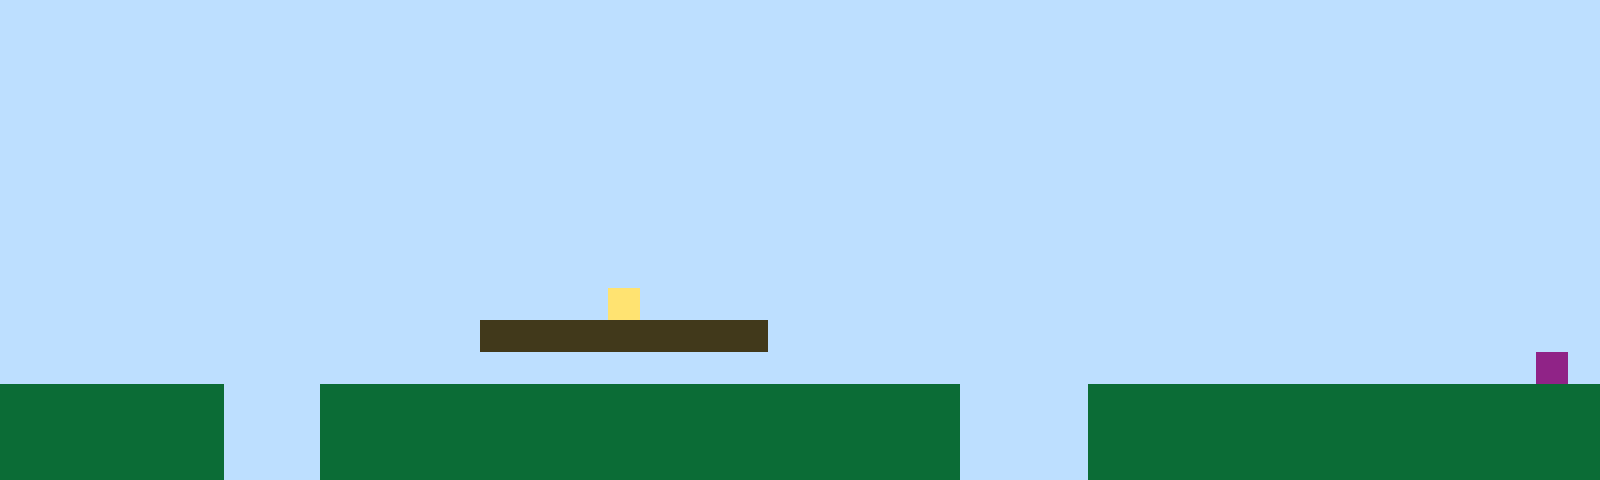

Below is a game level as drawn by its tile map, then a one-line description and the .tmx file that defines it, in full:
An orthogonal 50x15 tile map with 32x32 px tiles, 1 tile layer (Tile Layer 1).

<map version="1.10" tiledversion="1.11.2" orientation="orthogonal" renderorder="right-up" width="50" height="15" tilewidth="32" tileheight="32" infinite="0" nextlayerid="2" nextobjectid="1"><editorsettings><export target="map1.csv" format="csv" /></editorsettings><tileset firstgid="1" name="sprites" tilewidth="32" tileheight="32" tilecount="6" columns="3"><image source="sprites.png" width="96" height="64" /></tileset><layer id="1" name="Tile Layer 1" width="50" height="15"><data encoding="csv">1,1,1,1,1,1,1,1,1,1,1,1,1,1,1,1,1,1,1,1,1,1,1,1,1,1,1,1,1,1,1,1,1,1,1,1,1,1,1,1,1,1,1,1,1,1,1,1,1,1,1,1,1,1,1,1,1,1,1,1,1,1,1,1,1,1,1,1,1,1,1,1,1,1,1,1,1,1,1,1,1,1,1,1,1,1,1,1,1,1,1,1,1,1,1,1,1,1,1,1,1,1,1,1,1,1,1,1,1,1,1,1,1,1,1,1,1,1,1,1,1,1,1,1,1,1,1,1,1,1,1,1,1,1,1,1,1,1,1,1,1,1,1,1,1,1,1,1,1,1,1,1,1,1,1,1,1,1,1,1,1,1,1,1,1,1,1,1,1,1,1,1,1,1,1,1,1,1,1,1,1,1,1,1,1,1,1,1,1,1,1,1,1,1,1,1,1,1,1,1,1,1,1,1,1,1,1,1,1,1,1,1,1,1,1,1,1,1,1,1,1,1,1,1,1,1,1,1,1,1,1,1,1,1,1,1,1,1,1,1,1,1,1,1,1,1,1,1,1,1,1,1,1,1,1,1,1,1,1,1,1,1,1,1,1,1,1,1,1,1,1,1,1,1,1,1,1,1,1,1,1,1,1,1,1,1,1,1,1,1,1,1,1,1,1,1,1,1,1,1,1,1,1,1,1,1,1,1,1,1,1,1,1,1,1,1,1,1,1,1,1,1,1,1,1,1,1,1,1,1,1,1,1,1,1,1,1,1,1,1,1,1,1,1,1,1,1,1,1,1,1,1,1,1,1,1,1,1,1,1,1,1,1,1,1,1,1,1,1,1,1,1,1,1,1,1,1,1,1,1,1,1,1,1,1,1,1,1,1,1,1,1,1,1,1,1,1,1,1,1,1,1,1,1,1,1,1,1,1,1,1,1,1,1,1,1,1,1,1,1,1,1,1,1,1,1,1,1,1,1,1,1,1,1,1,1,1,1,1,1,1,1,1,1,1,1,1,1,1,1,1,1,1,1,1,1,1,1,1,1,1,1,1,1,1,1,1,1,1,4,1,1,1,1,1,1,1,1,1,1,1,1,1,1,1,1,1,1,1,1,1,1,1,1,1,1,1,1,1,1,1,1,1,1,1,1,1,1,1,1,1,1,1,1,1,3,3,3,3,3,3,3,3,3,1,1,1,1,1,1,1,1,1,1,1,1,1,1,1,1,1,1,1,1,1,1,1,1,1,1,1,1,1,1,1,1,1,1,1,1,1,1,1,1,1,1,1,1,1,1,1,1,1,1,1,1,1,1,1,1,1,1,1,1,1,1,1,1,1,1,1,1,1,1,1,1,1,1,6,1,2,2,2,2,2,2,2,1,1,1,2,2,2,2,2,2,2,2,2,2,2,2,2,2,2,2,2,2,2,2,1,1,1,1,2,2,2,2,2,2,2,2,2,2,2,2,2,2,2,2,2,2,2,2,2,2,2,1,1,1,2,2,2,2,2,2,2,2,2,2,2,2,2,2,2,2,2,2,2,2,1,1,1,1,2,2,2,2,2,2,2,2,2,2,2,2,2,2,2,2,2,2,2,2,2,2,2,1,1,1,2,2,2,2,2,2,2,2,2,2,2,2,2,2,2,2,2,2,2,2,1,1,1,1,2,2,2,2,2,2,2,2,2,2,2,2,2,2,2,2</data></layer></map>
